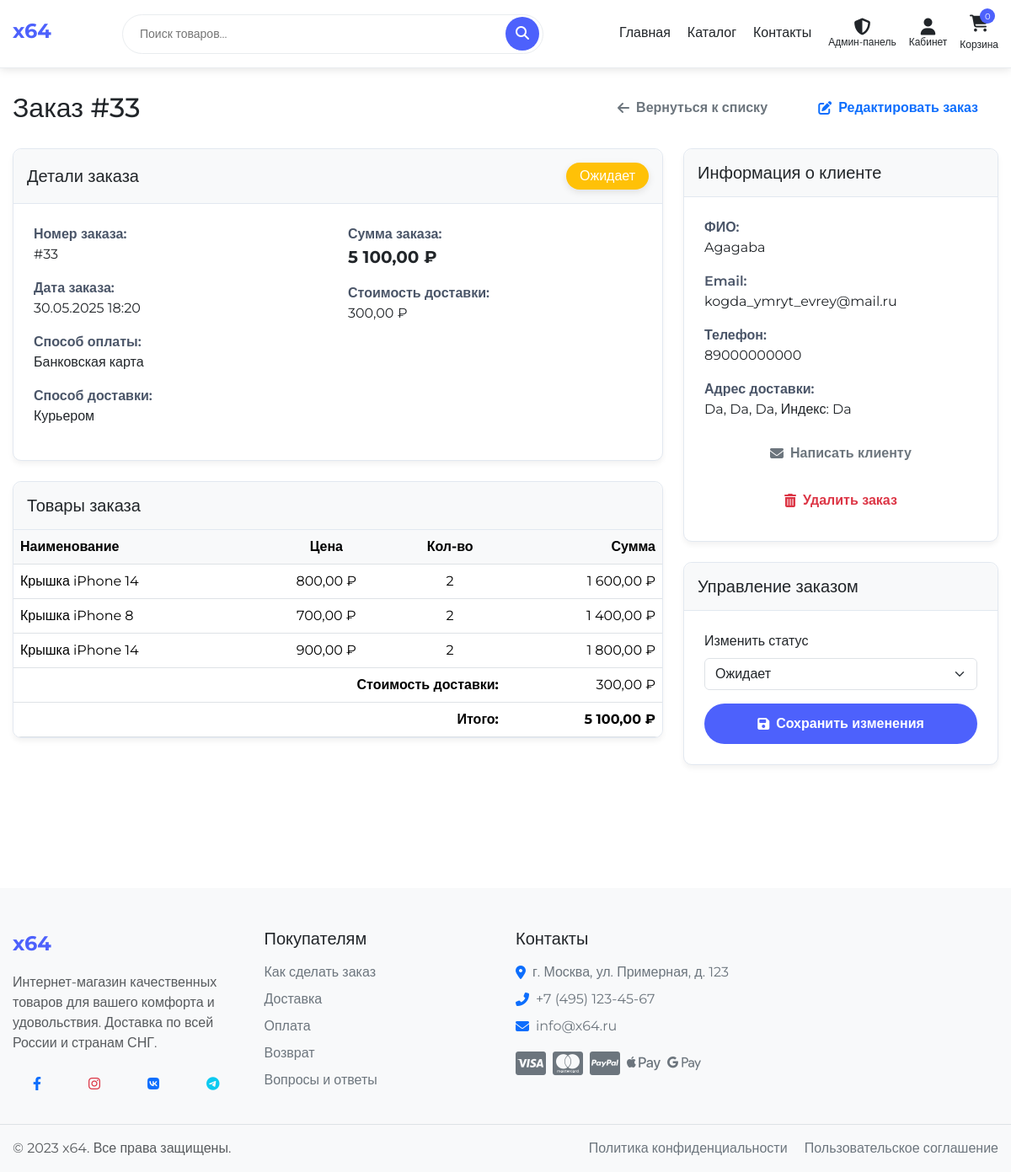
The app's page /admin/view_order.php?id=33 (signed in) with its own data.
### tables this page shows
CREATE TABLE `orders` (
  `id` int NOT NULL,
  `user_id` int DEFAULT NULL,
  `session_id` varchar(255) DEFAULT NULL,
  `fullname` varchar(255) NOT NULL,
  `email` varchar(255) NOT NULL,
  `phone` varchar(50) NOT NULL,
  `region` varchar(255) DEFAULT NULL,
  `city` varchar(255) NOT NULL,
  `address` text NOT NULL,
  `postal_code` varchar(20) DEFAULT NULL,
  `payment_method` varchar(50) NOT NULL,
  `delivery_method` varchar(50) NOT NULL,
  `delivery_cost` decimal(10,2) NOT NULL DEFAULT '0.00',
  `total_amount` decimal(10,2) NOT NULL,
  `status` varchar(50) NOT NULL DEFAULT 'pending',
  `comment` text,
  `cancel_reason` text,
  `created_at` timestamp NOT NULL DEFAULT CURRENT_TIMESTAMP,
  `updated_at` timestamp NOT NULL DEFAULT CURRENT_TIMESTAMP ON UPDATE CURRENT_TIMESTAMP
);

CREATE TABLE `order_items` (
  `id` int NOT NULL,
  `order_id` int NOT NULL,
  `product_id` int NOT NULL,
  `name` varchar(255) NOT NULL,
  `price` decimal(10,2) NOT NULL,
  `quantity` int NOT NULL,
  `subtotal` decimal(10,2) NOT NULL,
  `created_at` timestamp NOT NULL DEFAULT CURRENT_TIMESTAMP
);

### includes/config/db_functions.php (called while the page is built, shortened)
<?php
function getOrderById($order_id, $user_id = null) {
    global $conn;
    $sql = "SELECT * FROM `orders` WHERE `id` = " . (int)$order_id;
    $result = mysqli_query($conn, $sql);
    if (mysqli_num_rows($result) > 0) {
        return mysqli_fetch_assoc($result);
    }
    return null;
}
function getOrderItems($order_id) {
    global $conn;
    $sql = "SELECT * FROM `order_items` WHERE `order_id` = " . (int)$order_id;
    $result = mysqli_query($conn, $sql);
    $items = [];
    if (mysqli_num_rows($result) > 0) {
        while ($row = mysqli_fetch_assoc($result)) {
            $items[] = $row;
        }
    }
    return $items;
}

### admin/view_order.php (the view, shortened to what this page needs)
<?php
require_once '../includes/config/db_functions.php';
require_once '../includes/header/header.php';
$order_id = (int) $_GET['id'];
$order = getOrderById($order_id);
$order_items = getOrderItems($order_id);
function getStatusText($status) {
    switch($status) {
        case 'pending':
            return 'Ожидает';
    }
}
function getStatusClass($status) {
    switch($status) {
        case 'pending':
            return 'bg-warning';
    }
}
?>
<div class="container py-4">
    <div class="d-flex justify-content-between align-items-center mb-4">
        <h2 class="mb-0">Заказ #<?php echo $order_id; ?></h2>
        <div>
            <a href="index.php?tab=orders" class="btn btn-outline-secondary">
                <i class="fas fa-arrow-left me-2"></i>Вернуться к списку
            </a>
            <?php if ($order['status'] !== 'closed' && $order['status'] !== 'completed'): ?>
                <a href="edit_order.php?id=<?php echo $order_id; ?>" class="btn btn-outline-primary ms-2">
                    <i class="fas fa-edit me-2"></i>Редактировать заказ
                </a>
            <?php endif; ?>
        </div>
    </div>
    <div class="row">
        <div class="col-md-8">
            <div class="profile-info-card">
                <div class="profile-info-header d-flex justify-content-between align-items-center">
                    <h5 class="mb-0">Детали заказа</h5>
                    <span class="badge status-badge <?php echo getStatusClass($order['status']); ?>">
                        <?php echo getStatusText($order['status']); ?>
                    </span>
                </div>
                <div class="profile-info-body">
                    <div class="row">
                        <div class="col-md-6">
                            <div class="order-detail-item">
                                <div class="order-detail-label">Номер заказа:</div>
                                <div>#<?php echo $order_id; ?></div>
                            </div>
                            <div class="order-detail-item">
                                <div class="order-detail-label">Дата заказа:</div>
                                <div><?php echo date('d.m.Y H:i', strtotime($order['created_at'])); ?></div>
                            </div>
                            <div class="order-detail-item">
                                <div class="order-detail-label">Способ оплаты:</div>
                                <div>
                                    <?php
                                    switch($order['payment_method']) {
                                        case 'card':
                                            echo 'Банковская карта';
                                            break;
                                    }
                                    ?>
                                </div>
                            </div>
                            <div class="order-detail-item">
                                <div class="order-detail-label">Способ доставки:</div>
                                <div>
                                    <?php
                                    switch($order['delivery_method']) {
                                        case 'courier':
                                            echo 'Курьером';
                                            break;
                                    }
                                    ?>
                                </div>
                            </div>
                        </div>
                        <div class="col-md-6">
                            <div class="order-detail-item">
                                <div class="order-detail-label">Сумма заказа:</div>
                                <div class="fs-5 fw-bold"><?php echo number_format($order['total_amount'], 2, ',', ' '); ?> ₽</div>
                            </div>
                            <div class="order-detail-item">
                                <div class="order-detail-label">Стоимость доставки:</div>
                                <div><?php echo number_format($order['delivery_cost'], 2, ',', ' '); ?> ₽</div>
                            </div>
                        </div>
                    </div>
                </div>
            </div>
            <div class="profile-info-card">
                <div class="profile-info-header">
                    <h5 class="mb-0">Товары заказа</h5>
                </div>
                <div class="profile-info-body p-0">
                    <div class="table-responsive">
                        <table class="table table-hover mb-0 order-items-table">
                            <thead>
                                <tr>
                                    <th>Наименование</th>
                                    <th class="text-center">Цена</th>
                                    <th class="text-center">Кол-во</th>
                                    <th class="text-end">Сумма</th>
                                </tr>
                            </thead>
                            <tbody>
                                <?php foreach ($order_items as $item): ?>
                                    <tr>
                                        <td><?php echo htmlspecialchars($item['name']); ?></td>
                                        <td class="text-center"><?php echo number_format($item['price'], 2, ',', ' '); ?> ₽</td>
                                        <td class="text-center"><?php echo $item['quantity']; ?></td>
                                        <td class="text-end"><?php echo number_format($item['subtotal'], 2, ',', ' '); ?> ₽</td>
                                    </tr>
                                <?php endforeach; ?>
                            </tbody>
                            <tfoot>
                                <tr>
                                    <td colspan="3" class="text-end fw-bold">Стоимость доставки:</td>
                                    <td class="text-end"><?php echo number_format($order['delivery_cost'], 2, ',', ' '); ?> ₽</td>
                                </tr>
                                <tr>
                                    <td colspan="3" class="text-end fw-bold">Итого:</td>
                                    <td class="text-end fw-bold"><?php echo number_format($order['total_amount'], 2, ',', ' '); ?> ₽</td>
                                </tr>
                            </tfoot>
                        </table>
                    </div>
                </div>
            </div>
        </div>
        <div class="col-md-4">
            <div class="profile-info-card">
                <div class="profile-info-header">
                    <h5 class="mb-0">Информация о клиенте</h5>
                </div>
                <div class="profile-info-body">
                    <div class="order-detail-item">
                        <div class="order-detail-label">ФИО:</div>
                        <div><?php echo htmlspecialchars($order['fullname']); ?></div>
                    </div>
                    <div class="order-detail-item">
                        <div class="order-detail-label">Email:</div>
                        <div><?php echo htmlspecialchars($order['email']); ?></div>
                    </div>
                    <div class="order-detail-item">
                        <div class="order-detail-label">Телефон:</div>
                        <div><?php echo htmlspecialchars($order['phone']); ?></div>
                    </div>
                    <div class="order-detail-item">
                        <div class="order-detail-label">Адрес доставки:</div>
                        <div>
                            <?php
                                $address_parts = [];
                                if (!empty($order['region'])) $address_parts[] = htmlspecialchars($order['region']);
                                if (!empty($order['city'])) $address_parts[] = htmlspecialchars($order['city']);
                                if (!empty($order['address'])) $address_parts[] = htmlspecialchars($order['address']);
                                if (!empty($order['postal_code'])) $address_parts[] = 'Индекс: ' . htmlspecialchars($order['postal_code']);
                                echo implode(', ', $address_parts);
                            ?>
                        </div>
                    </div>
                    <div class="mt-3">
                        <a href="mailto:<?php echo htmlspecialchars($order['email']); ?>" class="btn btn-outline-secondary w-100">
                            <i class="fas fa-envelope me-2"></i>Написать клиенту
                        </a>
                        <?php if ($order['status'] !== 'closed' && $order['status'] !== 'completed'): ?>
                            <button type="button" class="btn btn-outline-danger w-100 mt-2" data-bs-toggle="modal" data-bs-target="#deleteOrderModal">
                                <i class="fas fa-trash-alt me-2"></i>Удалить заказ
                            </button>
                        <?php endif; ?>
                    </div>
                </div>
            </div>
            <?php if ($order['status'] !== 'closed' && $order['status'] !== 'completed'): ?>
                <div class="profile-info-card">
                    <div class="profile-info-header">
                        <h5 class="mb-0">Управление заказом</h5>
                    </div>
                    <div class="profile-info-body">
                        <form id="orderStatusForm" method="post" action="">
                            <div class="mb-3">
                                <label for="status" class="form-label">Изменить статус</label>
                                <select class="form-select" id="status" name="status">
                                    <option value="pending" <?php echo $order['status'] === 'pending' ? 'selected' : ''; ?>>Ожидает</option>
                                </select>
                            </div>
                            <button type="submit" name="update_status" class="btn btn-primary w-100">
                                <i class="fas fa-save me-2"></i>Сохранить изменения
                            </button>
                        </form>
                    </div>
                </div>
            <?php endif; ?>
        </div>
    </div>
</div>
<?php require_once '../includes/footer/footer.php'; ?>

### css/style.css (style rules this page uses)
:root { --primary-color: #4d61fc; --primary-color-hover: #3a4cd1; --secondary-color: #6c757d; --success-color: #28a745; --danger-color: #dc3545; --warning-color: #ffc107; --info-color: #17a2b8; --light-color: #f8f9fa; --dark-color: #343a40; --body-bg: #ffffff; --text-color: #212529; --border-color: #e9ecef; --border-radius: 16px; --btn-border-radius: 50px; --box-shadow: 0 0.5rem 1rem rgba(0, 0, 0, 0.15); --transition: all 0.3s cubic-bezier(0.4, 0, 0.2, 1); --container-width: 1200px; }
* { margin: 0; padding: 0; box-sizing: border-box; }
html { scroll-behavior: smooth; overflow-x: hidden; width: 100%; position: relative; }
body { font-family: 'Montserrat', sans-serif; font-size: 16px; line-height: 1.5; color: var(--text-color); background-color: var(--body-bg); overflow-x: hidden; width: 100%; position: relative; max-width: 100vw; }
a { color: var(--primary-color); text-decoration: none; transition: var(--transition); }
.container { width: 100%; max-width: var(--container-width); margin: 0 auto; padding: 0 15px; }
.btn { display: inline-flex; align-items: center; justify-content: center; padding: 12px 24px; font-size: 16px; font-weight: 600; border-radius: var(--btn-border-radius) !important; cursor: pointer; transition: var(--transition); border: none; outline: none; }
.btn-primary { background-color: var(--primary-color); color: white; }
.text-center { text-align: center; }
.profile-info-card { background-color: #fff; border-radius: 24px; box-shadow: 0 10px 30px rgba(77, 97, 252, 0.1); overflow: hidden; transition: all 0.3s ease; }
.profile-info-header { padding: 20px 30px; background-color: #f8f9fc; border-bottom: 1px solid #eef1f9; display: flex; align-items: center; justify-content: space-between; }
.profile-info-body { padding: 25px 30px; }
.profile-card, .profile-main-card, .profile-info-card { animation: fadeIn 0.6s ease-out forwards; }
.profile-info-card { animation: fadeIn 0.5s 0.2s ease-out forwards; opacity: 0; }

### css/components/home.css (style rules this page uses)
.d-flex { display: flex; }
.align-items-center { align-items: center; }
.text-center { text-align: center; }
.w-100 { width: 100%; }
.mb-3 { margin-bottom: 1rem; }
.mb-4 { margin-bottom: 1.5rem; }
.mt-2 { margin-top: 0.5rem; }
.mt-3 { margin-top: 1rem; }
.badge { padding: 5px 10px; border-radius: 20px; font-size: 12px; font-weight: 600; display: inline-block; max-width: 100px; box-shadow: 0 2px 5px rgba(0, 0, 0, 0.1); overflow: hidden; text-overflow: ellipsis; white-space: nowrap; }

### css/header-scroll.css (style rules this page uses)
body { padding-top: 80px; }

### admin/view_order.php (style rules this page uses)
.profile-info-card { border: 1px solid #e2e8f0; border-radius: 10px; box-shadow: 0 4px 6px rgba(0, 0, 0, 0.05); margin-bottom: 1.5rem; }
.profile-info-header { background-color: #f8f9fa; padding: 1rem; border-bottom: 1px solid #e2e8f0; border-radius: 10px 10px 0 0; }
.profile-info-body { padding: 1.5rem; }
.status-badge { font-size: 1rem; padding: 0.5rem 1rem; }
.order-detail-item { margin-bottom: 1rem; }
.order-detail-label { font-weight: 600; color: #4a5568; }
.order-items-table th { background-color: #f8f9fa; }

### records on screen
orders: status "Ожидает", created_at "30.05.2025 18:20", total_amount "5 100,00", delivery_cost "300,00", fullname "Agagaba", email "kogda_ymryt_evrey@mail.ru", phone "89000000000"
order_items: name "Крышка iPhone 14", price "800,00", quantity "2", subtotal "1 600,00"
order_items: name "Крышка iPhone 8", price "700,00", quantity "2", subtotal "1 400,00"
order_items: name "Крышка iPhone 14", price "900,00", quantity "2", subtotal "1 800,00"

### other values on screen
$cart_count "0"
$order_id "33"
implode(', ', $address_parts) "Da, Da, Da, Индекс: Da"
